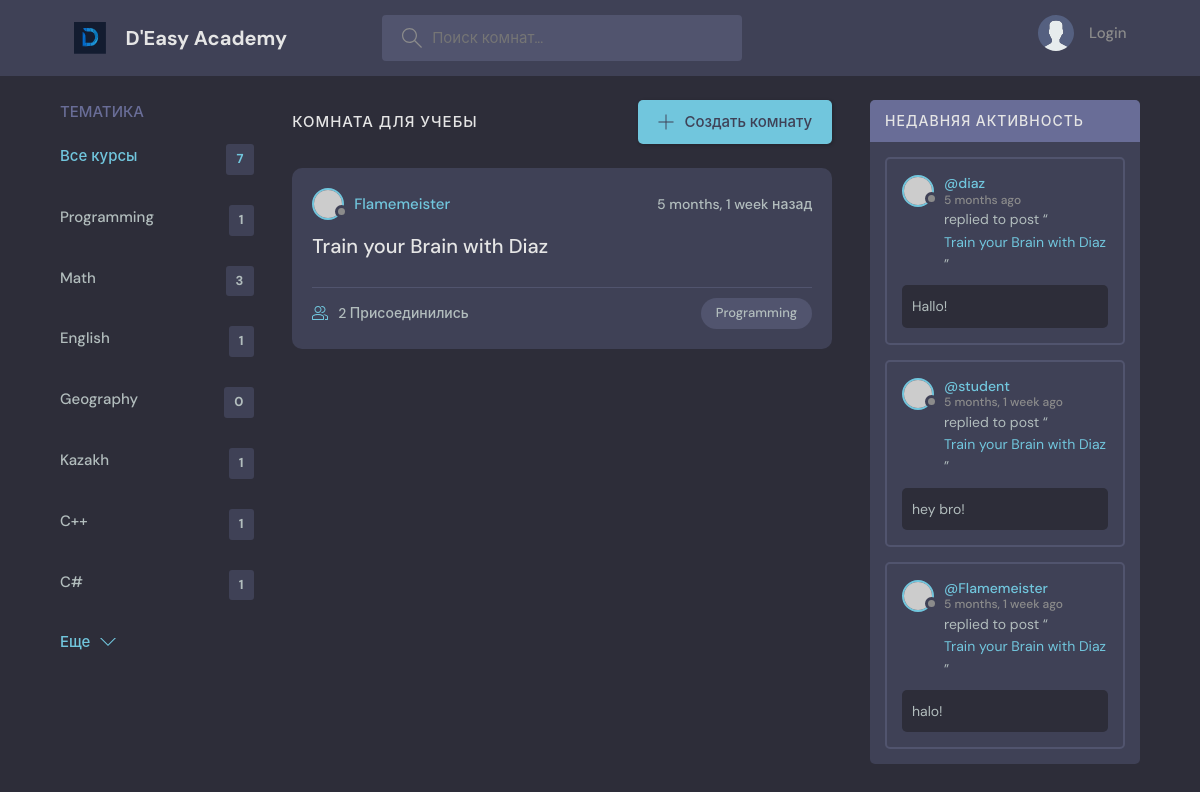
Page /?q=Programming on the committed database.
### base/models.py (models this page shows, shortened)
class Topic(models.Model):
    name = models.CharField(max_length=300)

class Room(models.Model):
    host = models.ForeignKey(User, on_delete=models.SET_NULL, null=True)
    topic = models.ForeignKey(Topic, on_delete=models.SET_NULL, null=True)
    name = models.CharField(max_length=255)
    description = models.TextField(null = True, blank=True)
    participants = models.ManyToManyField(User, related_name='participants', blank=True)
    updated = models.DateTimeField(auto_now=True)
    created = models.DateTimeField(auto_now_add=True)
    class Meta:
        ordering = ['-updated', '-created']
    def __str__(self):
        return self.name

class Message(models.Model):
    user = models.ForeignKey(User, on_delete=models.CASCADE)
    room = models.ForeignKey(Room, on_delete=models.CASCADE)
    body = models.TextField()
    updated = models.DateTimeField(auto_now=True)
    created = models.DateTimeField(auto_now_add=True)
    class Meta:
        ordering = ['-updated', '-created']

### base/views.py (the view)
# urls.py: path('', views.home, name="home"),
def home(request):
    q = request.GET.get('q') if request.GET.get('q') != None else ''
    rooms = Room.objects.filter(
        Q(topic__name__icontains = q) |
        Q(name__icontains = q) |
        Q(description__icontains = q)
    )
    topics = Topic.objects.all()
    room_count = rooms.count()
    room_messages = Message.objects.filter(Q(room__topic__name__icontains=q))
    context = {'rooms' : rooms, 'topics' : topics, 'room_count' : room_count, 'room_messages': room_messages}
    return render(request, 'base/home.html', context)

### base/templates/base/home.html (shortened to what this page needs)
{% extends 'main.html' %}
{% block content %}
    <main class="layout layout--3">
      <div class="container">
        {% include 'base/topics_component.html' %}
        <div class="roomList">
          <div class="roomList__header">
            <div>
              <h2>Комната для учебы</h2>
            </div>
            <a class="btn btn--main" href="{% url 'create-room' %}">
              <svg version="1.1" xmlns="http://www.w3.org/2000/svg" width="32" height="32" viewBox="0 0 32 32">
                <title>add</title>
                <path
                  d="M16.943 0.943h-1.885v14.115h-14.115v1.885h14.115v14.115h1.885v-14.115h14.115v-1.885h-14.115v-14.115z"
                ></path>
              </svg>
              Создать комнату
            </a>
          </div>
          {% include 'base/feed_component.html' %}
        </div>
        {% include 'base/activity_component.html' %}
      </div>
    </main>
{% endblock content %}

### base/templates/base/topics_component.html
<div class="topics">
          <div class="topics__header">
            <h2>Тематика</h2>
          </div>
          <ul class="topics__list">
            <li>
              <a href="{% url 'home' %}" class="active">Все курсы <span>{{topics.count}}</span></a>
            </li>
                          {% for topic in topics %}
            <li>
              <a href="{% url 'home' %}?q={{topic.name}}">{{ topic.name }}<span>{{topic.room_set.all.count}}</span></a>
            </li>
            {% endfor %}
          </ul>
          <a class="btn btn--link" href="topics.html">
            Еще
            <svg version="1.1" xmlns="http://www.w3.org/2000/svg" width="32" height="32" viewBox="0 0 32 32">
              <title>chevron-down</title>
              <path d="M16 21l-13-13h-3l16 16 16-16h-3l-13 13z"></path>
            </svg>
          </a>
        </div>

### base/templates/base/feed_component.html (shortened to what this page needs)
{% for room in rooms %}
<div class="roomListRoom">
            <div class="roomListRoom__header">
              <a href="{% url 'user-profile' room.host.id %}" class="roomListRoom__author">
                <div class="avatar avatar--small">
                  <img src="https://randomuser.me/api/portraits/women/11.jpg" />
                </div>
                <span>{{room.host.username}}</span>
              </a>
              <div class="roomListRoom__actions">
                <span>{{room.created|timesince}} назад</span>
              </div>
            </div>
            <div class="roomListRoom__content">
              <a href="{% url 'room' room.id %}">{{ room.name }}</a>
            </div>
            <div class="roomListRoom__meta">
              <a href="{% url 'room' room.id %}" class="roomListRoom__joined">
                  {{room.participants.all.count}} Присоединились
              </a>
              <p class="roomListRoom__topic">{{room.topic.name}}</p>
            </div>
          </div>
{% endfor %}

### base/templates/base/activity_component.html (shortened to what this page needs)
                   <div class="activities">
          <div class="activities__header">
            <h2>Недавняя активность</h2>
          </div>
                     {% for message in room_messages %}
          <div class="activities__box">
            <div class="activities__boxHeader roomListRoom__header">
              <a href="{% url 'user-profile' message.user.id%}" class="roomListRoom__author">
                <div class="avatar avatar--small">
                  <img src="https://randomuser.me/api/portraits/women/11.jpg" />
                </div>
                <p>
                  @{{message.user}}
                  <span>{{message.created|timesince}} ago</span>
                </p>
              </a>
            </div>
            <div class="activities__boxContent">
              <p>replied to post “<a href="{% url 'room' message.room.id %}">{{message.room}}</a>”</p>
              <div class="activities__boxRoomContent">
                {{ message.body }}
              </div>
            </div>
          </div>
                     {% endfor %}
        </div>

### rows in the picture
Topic: name "Programming", room_set.all.count "1"
Topic: name "Math", room_set.all.count "3"
Topic: name "English", room_set.all.count "1"
Topic: name "Geography", room_set.all.count "0"
Topic: name "Kazakh", room_set.all.count "1"
Topic: name "C++", room_set.all.count "1"
Topic: name "C#", room_set.all.count "1"
Room: host.username "Flamemeister", created "5 months, 1 week", name "Train your Brain with Diaz", participants.all.count "2", topic.name "Programming"
Message: user "diaz", created "5 months", room "Train your Brain with Diaz", body "Hallo!"
Message: user "student", created "5 months, 1 week", room "Train your Brain with Diaz", body "hey bro!"
Message: user "Flamemeister", created "5 months, 1 week", room "Train your Brain with Diaz", body "halo!"

### other values in the picture
{{ topics.count }} "7"
